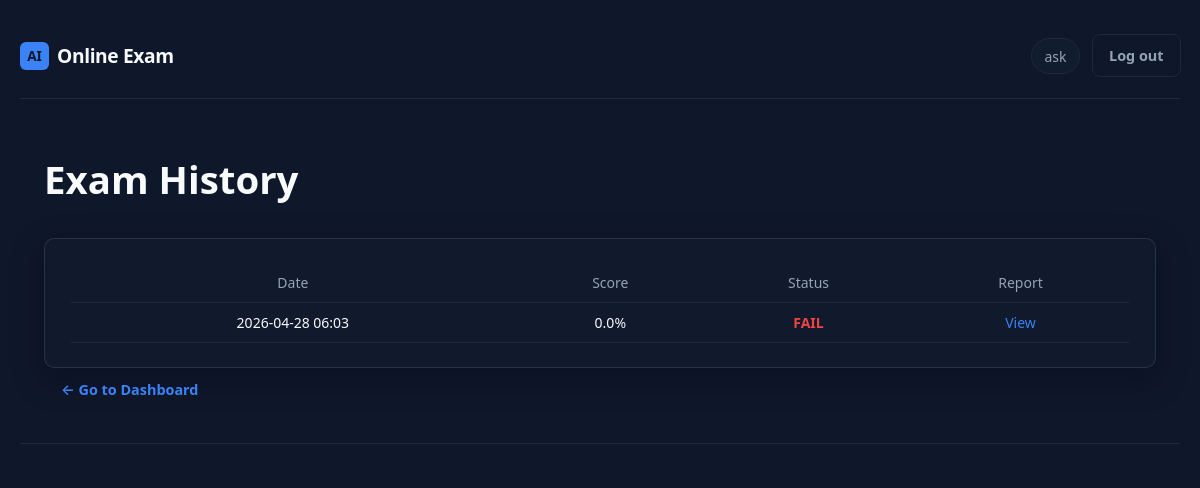
/history (signed in), run on an earlier commit of the app's database.
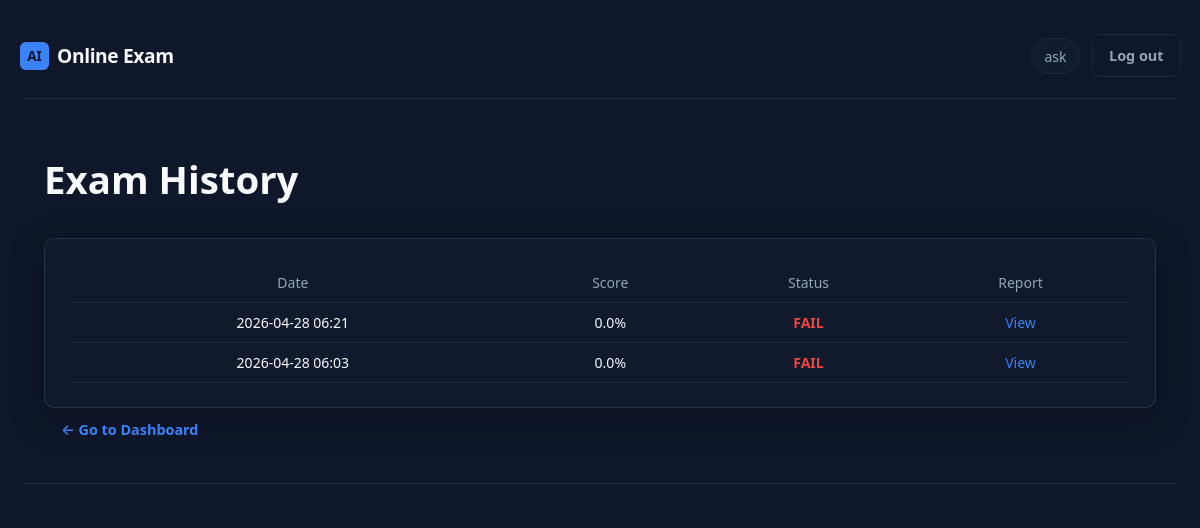
And on a later commit of the database.
### app.py (models this page shows)
class Attempt(db.Model):
    __tablename__ = "attempts"
    id = db.Column(db.Integer, primary_key=True)
    user_id = db.Column(db.Integer, db.ForeignKey("users.id"), nullable=False)
    exam_id = db.Column(db.Integer, db.ForeignKey('exam_history.id'), nullable=True)
    started_at = db.Column(db.DateTime, nullable=False)
    ended_at = db.Column(db.DateTime, nullable=True)
    status = db.Column(db.String(20), default="in_progress")
    score = db.Column(db.Float, nullable=True)
    question_ids_json = db.Column(db.Text, nullable=False)
    current_index = db.Column(db.Integer, default=0)
    time_limit_seconds = db.Column(db.Integer, default=EXAM_TIME_SECONDS)
    tab_switch_count = db.Column(db.Integer, default=0)
    face_missing_warnings = db.Column(db.Integer, default=0)
    warning_count = db.Column(db.Integer, default=0)
    warning_details_json = db.Column(db.Text, nullable=False, default="[]")
    timeline_json = db.Column(db.Text, nullable=False, default="[]")
    student_profile_json = db.Column(db.Text, nullable=False, default="{}")
    cheating_risk = db.Column(db.String(20), nullable=True)

### app.py (the view)
@app.route('/history')
@login_required
def history_page():
    uid = session["user_id"]
    user = db.session.get(User, uid)
    attempts = (
        Attempt.query.filter_by(user_id=uid)
        .order_by(Attempt.started_at.desc())
        .limit(20)
        .all()
    )
    return render_template(
        'history.html',
        attempts=attempts,
        pass_threshold=PASS_SCORE_THRESHOLD
    )

### app.py (called while the page is built)
def login_required(f):
    @wraps(f)
    def decorated(*args, **kwargs):
        if "user_id" not in session:
            return redirect(url_for("login"))
        return f(*args, **kwargs)
    return decorated

### templates/history.html (shortened to what this page needs)
{% extends "base.html" %}
{% block content %}
<h1>Exam History</h1>
<div class="card">
<table class="data-table">
<thead>
<tr>
<th>Date</th>
<th>Score</th>
<th>Status</th>
<th>Report</th>
</tr>
</thead>
<tbody>
{% for a in attempts %}
<tr>
<td>{{ a.started_at.strftime('%Y-%m-%d %H:%M') }}</td>
<td>{{ a.score }}%</td>
<td>
  {% if a.score >= 75 %}
    <span style="color:#22c55e; font-weight:600;">PASS</span>
  {% else %}
    <span style="color:#ef4444; font-weight:600;">FAIL</span>
  {% endif %}
</td>
<td>
<a href="{{ url_for('exam_report', attempt_id=a.id) }}">View</a>
</td>
</tr>
{% endfor %}
</tbody>
</table>
</div>
<a href="{{ url_for('dashboard') }}" class="btn">← Go to Dashboard</a>
{% endblock %}

What changed in the data, as far as the page shows it:
added Attempt: started_at "2026-04-28 06:21", score "0.0", shows "FAIL"
